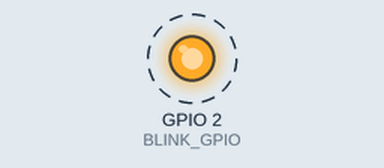
This sketch was run on a simulated ESP32. Parts: output pins drawn as LEDs (lit = HIGH). Dashed ring = blinking. WiFi joins after 1.5 s; servers stay silent unless stated; the local clock reads 2024-03-15 10:24:30 at power-on unless the sketch sets it; what the sketch prints to the serial monitor is not drawn.

Above: at 2.6 s.
Timing chart, 0 to 6.7 s (numbered marks = the images above):
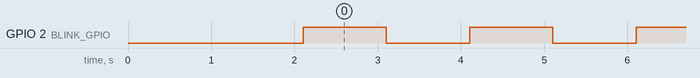

The sketch:

esp32_test.ino
```cpp
#include <WiFi.h>
#include <WebServer.h>
#include "time.h"

#define BLINK_GPIO 2
// SSID & Password
const char *ssid = "ykp74_home";
const char *password = "00153pyk";

const char *ntpServer = "kr.pool.ntp.org";

//3200초는 1시간, 우리나라는 GMT+9 이므로 3600초x9 = 32400 해 줌
const long  gmtOffset_sec = 32400;
const int   daylightOffset_sec = 0;  //섬머타임 적용 시 3600 (시간을 1시간 빠르게 함) 우리나라는 시행 안하므로 0

void printLocalTime()
{
  struct tm timeinfo;
  if(!getLocalTime(&timeinfo)){
    Serial.println("Failed to obtain time");
    return;
  }
  Serial.println(&timeinfo, "%A, %B %d %Y %H:%M:%S");
}

void setup() {
  // No need to initialize the RGB LED
  pinMode(BLINK_GPIO, OUTPUT);

  Serial.begin(115200);


  Serial.println("ESP32 Simple web Start");
	Serial.println(ssid);

  	//WiFi 접속
	WiFi.begin(ssid, password);

	//접속 완료 하면
	while (WiFi.status() != WL_CONNECTED) {
    delay(1000);
    Serial.print(".");
	}

	Serial.print("Wifi IP: ");
	Serial.println(WiFi.localIP());  //Show ESP32 IP on serial

  //init and get the time
  configTime(gmtOffset_sec, daylightOffset_sec, ntpServer);
  printLocalTime();

	//InitWebServer();

	Serial.println("HTTP server started");
	delay(100);
}

// the loop function runs over and over again forever
void loop() {
  digitalWrite(BLINK_GPIO, HIGH);   // Turn the RGB LED white
  printLocalTime();
  delay(1000);
  digitalWrite(BLINK_GPIO, LOW);    // Turn the RGB LED off
  printLocalTime();
  delay(1000);
}
```

Measured:
- by itself, GPIO 2 (BLINK_GPIO): alternates HIGH for 1.0 s and LOW for 1.0 s
